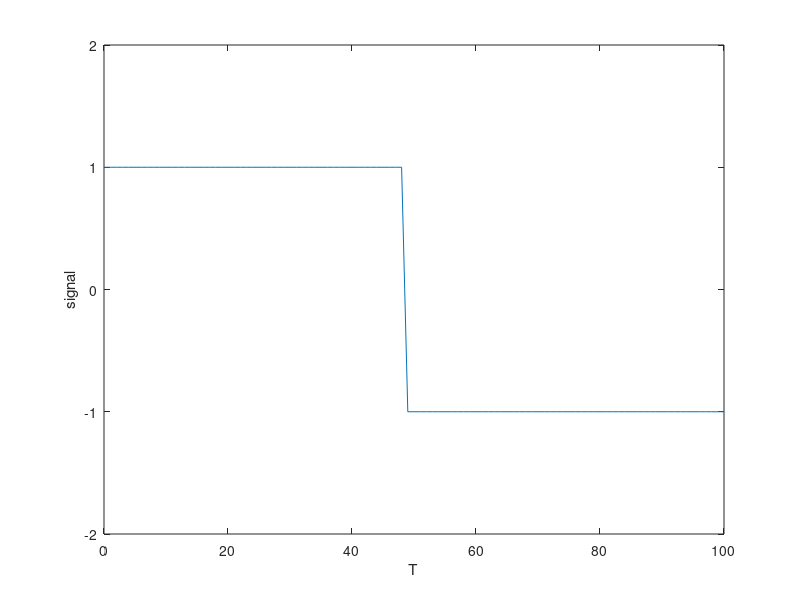
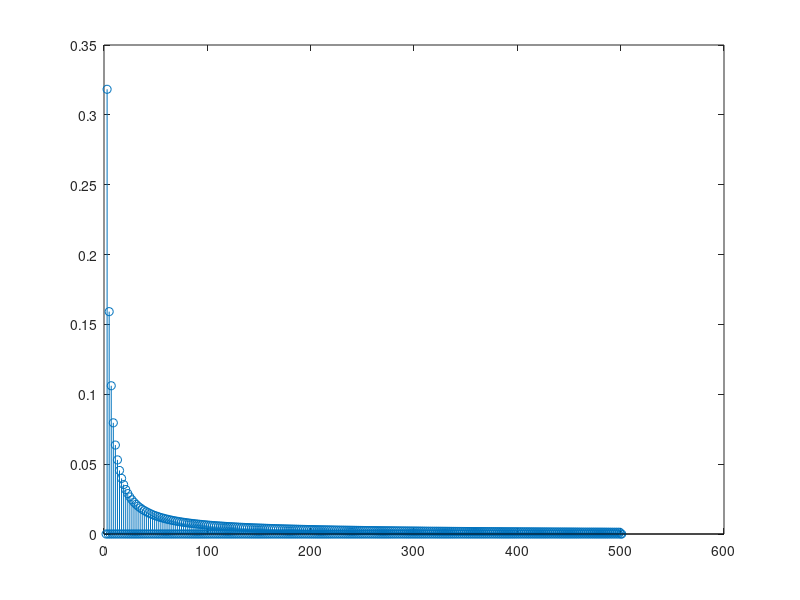

Write MATLAB code to recreate these figures, in order. (Note: this script raises an error after producing the figures.)
T = 100;
A = 1;
t = 0 : 1 : T;
st = zeros(1,length(t));



for s = 1 : length(t)
if s < T / 2
st(s) = A;
else
st(s) = -A;
end
end



figure()
plot(t, st);
xlabel('T');
ylabel('signal');
ylim([-A - 1, A + 1]);



kmax = 500;
kmin = 0;
c = kmin : kmax;
ck = c;



for s = 1 : length(c)
if mod(s,2)
ck(s) = (A * 2) / (1j * pi * c(s));
else
ck(s) = 0;
end
end



for i = 1 : length(c)
ck(s) = ck(s) * ck(s);
end



figure();



stem(abs(ck));



N = 500;
sq= ck(1) * ck(1);
for n = 1:N
  e(n-1) = sqrt(ck(n) - (2 * ck(n) + sq));
end

for i=1:N
  if (e(i) < 0.05)
    i
  endif
end
plot(t, e)

